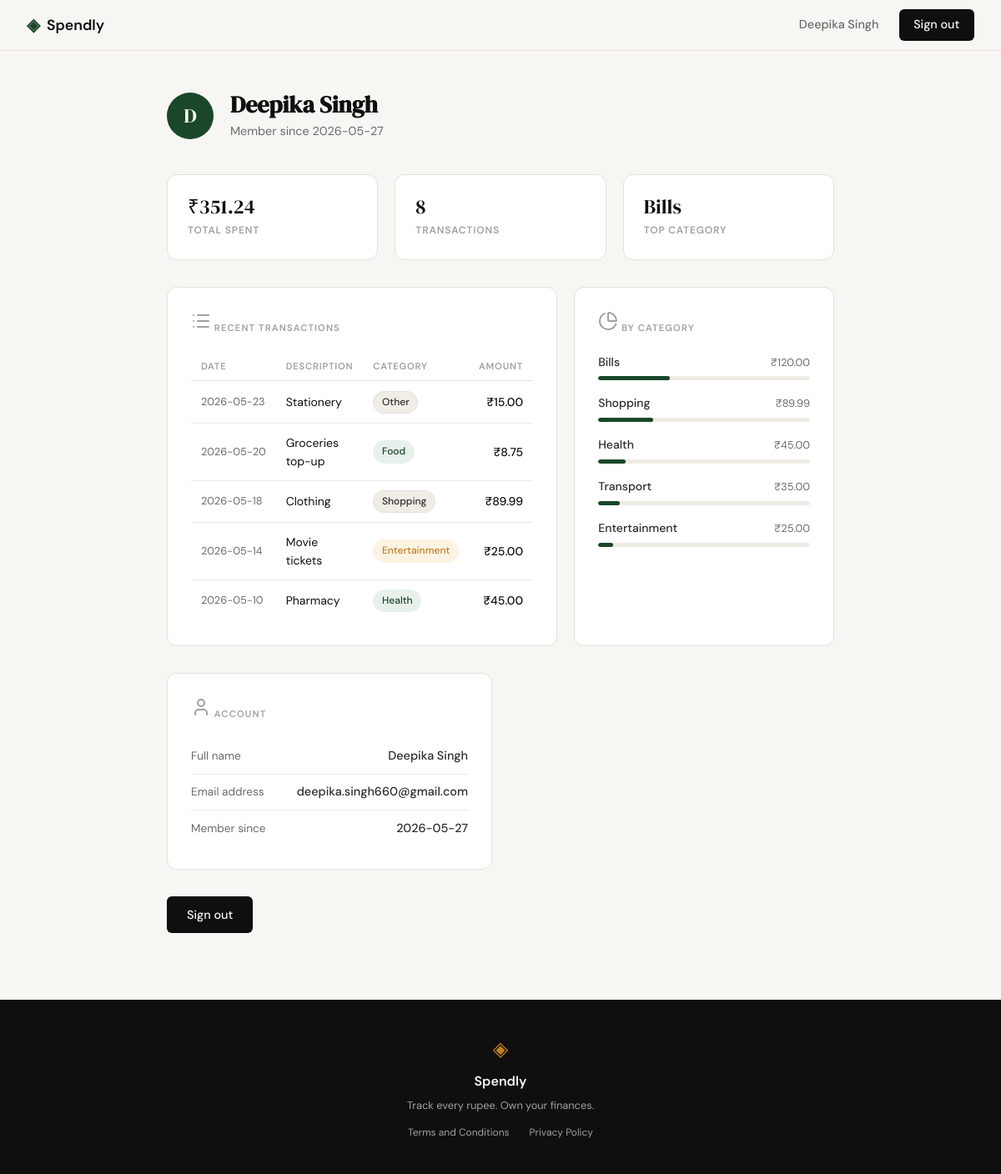
Screenshot of /profile (signed in) with the database file from the repository.
### tables this page shows
CREATE TABLE users (
            id           INTEGER PRIMARY KEY AUTOINCREMENT,
            name         TEXT    NOT NULL,
            email        TEXT    UNIQUE NOT NULL,
            password_hash TEXT   NOT NULL,
            created_at   TEXT    DEFAULT (datetime('now'))
        );

### app.py (the view)
@app.route("/profile")
def profile():
    if "user_id" not in session:
        return redirect(url_for("login"))
    user = get_user_by_id(session["user_id"])
    stats = {
        "total_spent":       351.24,
        "transaction_count": 8,
        "top_category":      "Bills",
    }
    transactions = [
        {"date": "2026-05-23", "description": "Stationery",       "category": "Other",         "amount": 15.00},
        {"date": "2026-05-20", "description": "Groceries top-up", "category": "Food",          "amount":  8.75},
        {"date": "2026-05-18", "description": "Clothing",         "category": "Shopping",      "amount": 89.99},
        {"date": "2026-05-14", "description": "Movie tickets",    "category": "Entertainment", "amount": 25.00},
        {"date": "2026-05-10", "description": "Pharmacy",         "category": "Health",        "amount": 45.00},
    ]
    categories = [
        {"name": "Bills",         "amount": 120.00, "percent": 34},
        {"name": "Shopping",      "amount":  89.99, "percent": 26},
        {"name": "Health",        "amount":  45.00, "percent": 13},
        {"name": "Transport",     "amount":  35.00, "percent": 10},
        {"name": "Entertainment", "amount":  25.00, "percent":  7},
    ]
    return render_template("profile.html", user=user,
                           stats=stats, transactions=transactions,
                           categories=categories)

### app.py (called while the page is built)
@app.after_request
def no_cache_auth(response):
    if request.endpoint in ("login", "register"):
        response.headers["Cache-Control"] = "no-store, no-cache, must-revalidate, max-age=0"
        response.headers["Pragma"] = "no-cache"
    return response

### database/db.py (called while the page is built)
def get_db():
    conn = sqlite3.connect(DB_PATH)
    conn.row_factory = sqlite3.Row
    conn.execute("PRAGMA foreign_keys = ON")
    return conn

def get_user_by_id(user_id):
    conn = get_db()
    try:
        return conn.execute(
            "SELECT * FROM users WHERE id = ?", (user_id,)
        ).fetchone()
    finally:
        conn.close()

### templates/profile.html (shortened to what this page needs)
{% extends "base.html" %}
{% block head %}
<link rel="stylesheet" href="{{ url_for('static', filename='css/style.css') }}">
{% endblock %}
{% block content %}
<section class="profile-section">
    <div class="profile-inner">
        <div class="profile-header">
            <div class="profile-avatar">{{ user['name'][0].upper() }}</div>
            <div>
                <h1 class="profile-title">{{ user['name'] }}</h1>
                <p class="profile-subtitle">Member since {{ user['created_at'][:10] }}</p>
            </div>
        </div>
        <div class="profile-stats">
            <div class="profile-stat">
                <span class="profile-stat-number">&#8377;{{ "%.2f"|format(stats.total_spent) }}</span>
                <span class="profile-stat-label">Total Spent</span>
            </div>
            <div class="profile-stat">
                <span class="profile-stat-number">{{ stats.transaction_count }}</span>
                <span class="profile-stat-label">Transactions</span>
            </div>
            <div class="profile-stat">
                <span class="profile-stat-number">{{ stats.top_category }}</span>
                <span class="profile-stat-label">Top Category</span>
            </div>
        </div>
        <div class="profile-main-grid">
            <div class="profile-card">
                <div class="profile-card-label"><i data-lucide="list"></i> Recent Transactions</div>
                <table class="tx-table">
                    <thead>
                        <tr>
                            <th>Date</th>
                            <th>Description</th>
                            <th>Category</th>
                            <th>Amount</th>
                        </tr>
                    </thead>
                    <tbody>
                        {% for tx in transactions %}
                        <tr>
                            <td class="tx-date">{{ tx.date }}</td>
                            <td>{{ tx.description }}</td>
                            <td><span class="badge badge--{{ tx.category|lower }}">{{ tx.category }}</span></td>
                            <td class="tx-amount">&#8377;{{ "%.2f"|format(tx.amount) }}</td>
                        </tr>
                        {% endfor %}
                    </tbody>
                </table>
            </div>
            <div class="profile-card">
                <div class="profile-card-label"><i data-lucide="pie-chart"></i> By Category</div>
                <div class="cat-list">
                    {% for cat in categories %}
                    <div class="cat-row">
                        <div class="cat-row-header">
                            <span class="cat-name">{{ cat.name }}</span>
                            <span class="cat-amount">&#8377;{{ "%.2f"|format(cat.amount) }}</span>
                        </div>
                        <div class="cat-bar-track">
                            <div class="cat-bar-fill" style="--bar-pct: {{ cat.percent }}%"></div>
                        </div>
                    </div>
                    {% endfor %}
                </div>
            </div>
        </div>
        <div class="profile-grid">
            <div class="profile-card">
                <div class="profile-card-label"><i data-lucide="user"></i> Account</div>
                <div class="profile-field">
                    <span class="profile-field-key">Full name</span>
                    <span class="profile-field-val">{{ user['name'] }}</span>
                </div>
                <div class="profile-field">
                    <span class="profile-field-key">Email address</span>
                    <span class="profile-field-val">{{ user['email'] }}</span>
                </div>
                <div class="profile-field">
                    <span class="profile-field-key">Member since</span>
                    <span class="profile-field-val">{{ user['created_at'][:10] }}</span>
                </div>
            </div>
        </div>
        <div class="profile-actions">
            <a href="{{ url_for('logout') }}" class="btn-primary">Sign out</a>
        </div>
    </div>
</section>
{% endblock %}

### templates/base.html (shortened to what this page needs)
<!DOCTYPE html>
<html lang="en">
<head>
    <link rel="stylesheet" href="{{ url_for('static', filename='css/landing.css') }}">
    {% block head %}{% endblock %}
</head>
<body>
    <nav class="navbar">
        <div class="nav-inner">
            <a href="{{ url_for('landing') }}" class="nav-brand">
                <span class="brand-icon">◈</span>
                <span class="brand-name">Spendly</span>
            </a>
            <div class="nav-links">
                {% if session.get('user_id') %}
                <span class="nav-user-name">{{ session.get('user_name') }}</span>
                <a href="{{ url_for('logout') }}" class="nav-cta">Sign out</a>
                {% else %}
                <a href="{{ url_for('login') }}">Sign in</a>
                <a href="{{ url_for('register') }}" class="nav-cta">Get started</a>
                {% endif %}
            </div>
        </div>
    </nav>
    <main class="main-content">
        {% block content %}{% endblock %}
    </main>
    <footer class="footer">
        <div class="footer-inner">
            <span class="brand-icon">◈</span>
            <span class="footer-name">Spendly</span>
            <p class="footer-copy">Track every rupee. Own your finances.</p>
            <div class="footer-links">
                <a href="{{ url_for('terms') }}">Terms and Conditions</a>
                <a href="{{ url_for('privacy') }}">Privacy Policy</a>
            </div>
        </div>
    </footer>
</body>
</html>

### static/css/landing.css (style rules this page uses)
:root { --ink: #0f0f0f; --ink-soft: #2d2d2d; --ink-muted: #6b6b6b; --ink-faint: #a0a0a0; --paper: #f7f6f3; --paper-warm: #f0ede6; --paper-card: #ffffff; --accent: #1a472a; --accent-light: #e8f0eb; --accent-2: #c17f24; --accent-2-light: #fdf3e3; --danger: #c0392b; --danger-light: #fdecea; --border: #e4e1da; --border-soft: #eeebe4; --font-display: 'DM Serif Display', Georgia, serif; --font-body: 'DM Sans', system-ui, sans-serif; --max-width: 1200px; --auth-width: 440px; --radius-sm: 6px; --radius-md: 12px; --radius-lg: 20px; }
*, *::before, *::after { box-sizing: border-box; margin: 0; padding: 0; }
html { font-size: 16px; scroll-behavior: smooth; }
body { background: var(--paper); color: var(--ink); font-family: var(--font-body); font-size: 1rem; line-height: 1.6; -webkit-font-smoothing: antialiased; }
a { color: inherit; text-decoration: none; }
.navbar { position: sticky; top: 0; z-index: 100; background: var(--paper); border-bottom: 1px solid var(--border); padding: 0 2rem; }
.nav-inner { max-width: var(--max-width); margin: 0 auto; height: 60px; display: flex; align-items: center; justify-content: space-between; }
.nav-brand { display: flex; align-items: center; gap: 0.5rem; font-family: var(--font-body); font-weight: 600; font-size: 1.1rem; color: var(--ink); }
.brand-icon { color: var(--accent); font-size: 1.3rem; }
.brand-name { color: var(--ink); }
.nav-links { display: flex; align-items: center; gap: 1.5rem; font-size: 0.9rem; font-weight: 500; }
.nav-links a { color: var(--ink-muted); transition: color 0.2s; }
.nav-user-name { color: var(--ink-muted); }
.nav-cta { background: var(--ink) !important; color: var(--paper) !important; padding: 0.45rem 1.1rem; border-radius: var(--radius-sm); transition: background 0.2s !important; }
.main-content { min-height: calc(100vh - 60px - 100px); }
.btn-primary { display: inline-block; background: var(--ink); color: var(--paper); padding: 0.65rem 1.5rem; border-radius: var(--radius-sm); font-family: var(--font-body); font-size: 0.9rem; font-weight: 500; cursor: pointer; border: none; transition: background 0.2s; text-decoration: none; }
.footer { background: var(--ink); color: var(--paper); padding: 2.5rem 2rem; text-align: center; }
.footer-inner { display: flex; flex-direction: column; align-items: center; gap: 0.4rem; }
.footer .brand-icon { color: var(--accent-2); font-size: 1.5rem; }
.footer-name { font-weight: 600; font-size: 1rem; }
.footer-copy { font-size: 0.8rem; color: var(--ink-faint); }
.footer-links { display: flex; gap: 1.5rem; margin-top: 0.4rem; }
.footer-links a { font-size: 0.75rem; color: var(--ink-faint); text-decoration: none; transition: color 0.2s ease; }

### rows the page displays
users: get "Deepika Singh", name "D", name "Deepika Singh", created_at "2026-05-27", email "deepika.singh660@gmail.com"

### other values shown
{{ "%.2f"|format(stats.total_spent) }} "351.24"
{{ stats.transaction_count }} "8"
{{ stats.top_category }} "Bills"
{{ tx.date }} "2026-05-23" "2026-05-20" "2026-05-18" "2026-05-14" "2026-05-10"
{{ tx.description }} "Stationery" "Groceries top-up" "Clothing" "Movie tickets" "Pharmacy"
{{ tx.category }} "Other" "Food" "Shopping" "Entertainment" "Health"
{{ "%.2f"|format(tx.amount) }} "15.00" "8.75" "89.99" "25.00" "45.00"
{{ cat.name }} "Bills" "Shopping" "Health" "Transport" "Entertainment"
{{ "%.2f"|format(cat.amount) }} "120.00" "89.99" "45.00" "35.00" "25.00"
